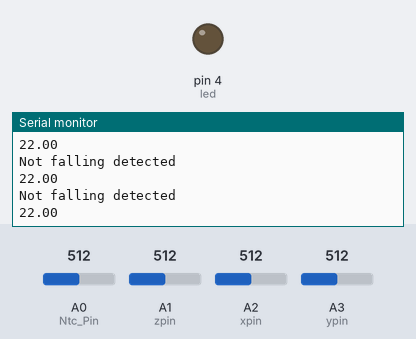
This sketch was run on a simulated Arduino Uno, built with avr-gcc and run on an emulated ATmega328P. Parts: output pins drawn as LEDs (lit = HIGH), the last lines printed to the serial monitor. Inputs (shaded band) come from the test bench; at power-on: A0 (Ntc_Pin) = 512, A1 (zpin) = 512, A2 (xpin) = 512, A3 (ypin) = 512.

Above: at 1.2 s.
1.3 s: A0 (Ntc_Pin) set to 930
At 1.32 s:
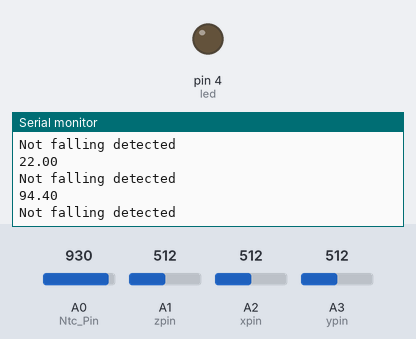
2.8 s: A0 (Ntc_Pin) set to 961
At 2.83 s:
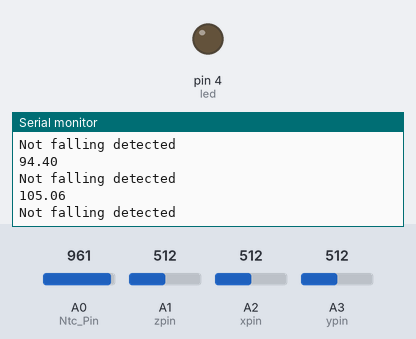
Timing chart, 0 to 5.8 s (numbered marks = the images above; inputs shaded):
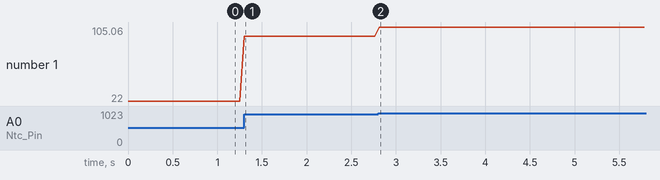

The sketch:

kiihtyvyys_L_mp_mittari_v1.0.ino
```cpp
const int Ntc_Pin = A0;
const int zpin = A1;
const int xpin = A2;
const int ypin = A3;
const int led = 4;
double Raw_Data = 0;
double  Ntc_Data = (3.70 * pow(10,-7)) * pow(Raw_Data,3) - (5.09 * pow(10,-4)) * pow(Raw_Data,2) + (3.14 * pow(10,-1)) * Raw_Data - (5.50 * 10);

float xData, yData, zData; //kalibroidut x,y,z arvot
float axisData; //x,y,z arvojen vektorin itseisarvo

float xOri, yOri, zOri; //x- ja y-akselin kierto

String stateInfo = "";

unsigned long time = 0; //ajastin
int state = 0; //eri tasot varmistaakseen kaatumisen

void setup() {
  // put your setup code here, to run once:

  Serial.begin(9600);
  pinMode(led, OUTPUT);
}

void loop() {
  // put your main code here, to run repeatedly:
  int x = analogRead(xpin);
  int y = analogRead(ypin);
  int z = analogRead(zpin);
  digitalWrite(led,LOW);

  Raw_Data = analogRead(Ntc_Pin);
  Ntc_Data = (3.70 * pow(10,-7)) * pow(Raw_Data,3) - (5.09 * pow(10,-4)) * pow(Raw_Data,2) + (3.14 * pow(10,-1)) * Raw_Data - (5.50 * 10);

  //float zero_G = 512.0; //zero g output equal to Vs/2 = 1024/2
  //float scale = 102.4; //sensitivity 330mv/g, 330 * 1024/3.3/1000
  //Näitä voitaisiin käyttää kalibroimiseen

  //kalibrointi
  xData = (((float)x-340.3)/67) - 0.24;
  yData = (((float)y-337.2)/65) - 0.30;
  zData = (((float)z-340)/68) - 0.29;

  //x ja y akselin kulmat radiaaneina
  xOri = atan(xData/sqrt(pow(yData,2))+(pow(zData,2)));
  yOri = atan(yData/sqrt(pow(xData,2))+(pow(zData,2)));
  zOri = atan(zData/sqrt(pow(xData,2))+(pow(yData,2)));

  //x ja y akselin kulmat asteiksi
  //xOri = xOri * (180/PI)-90;
  yOri = yOri * (180/PI);
  zOri = zOri * (180/PI);

  //itseisarvo x+y+z
  axisData = sqrt((xData*xData)+(yData*yData)+(zData*zData));

  fallDetection();

  //Serial.print("Lämpötila: ");
  //Serial.print("\t");
  //Serial.print(axisData);
  //Serial.print("\t");
  //Serial.print(abs(yOri));
  //Serial.print("\t");
  //Serial.print(abs(zOri));
  //Serial.print("\t");
  Serial.println(Ntc_Data);
  //Serial.print(xData);
  //Serial.print("\t");
  //Serial.print(yData);
  //Serial.print("\t");
  //Serial.print(zData);
  //Serial.print("\t");
  Serial.println(stateInfo);
  //Serial.print(xOri);

  //Serial.print("\n");
  //Serial.println(stateInfo);

  delay(50);
}

void fallDetection()
{
  if(state == 0){
    state = 0;
    stateInfo="Not falling detected";
      if(axisData <0.6 && state == 0){
      state = 1;
      digitalWrite(led,LOW);
      time = millis();
    }
      if((millis()-time)>1500){
        state = 0;
      }
  }

  if(state == 1){
    stateInfo="Not falling detected";
    if(axisData > 3){
      state = 2;
      digitalWrite(led,LOW);
    }
    if((millis()-time)>2000){
      state = 0;
    }
  }
  if(state == 2){
    if(abs(yOri) > 60 || abs(zOri) > 60){
      stateInfo = "Falling might be happened";
      state = 3;
      digitalWrite(led,LOW);
    }
    if((millis()-time)>2000){
      state = 0;
    }
  }
  if(state == 3){
    stateInfo = "Falling had happend, help patient";
    digitalWrite(led,HIGH);
    if((millis()-time) > 300){
      state = 0;
    }
  }
}
```

Measured:
- after the input at 1.3 s, the serial monitor: prints a new line at once (image 1)
- after the input at 2.8 s, the serial monitor: prints a new line at once (image 2)
- plotted number 1: 22 → 94.4 after the input at 1.3 s, 94.4 → 105.06 after the input at 2.8 s
